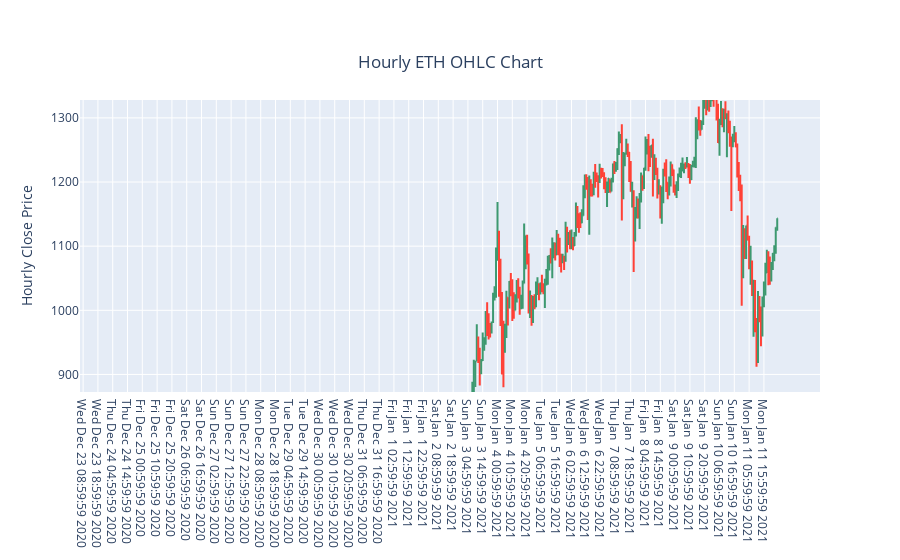

Write notebook code for a chart like this one.
### Code cell
BINANCE_API_KEY = config('BINANCE_API_KEY')
BINANCE_SECRET_KEY = config('BINANCE_SECRET_KEY')
api_url = f'https://api.binance.us/api/v3/klines?symbol=ETHUSD&interval=1h&limit=1000'

data = requests.get(api_url).json()
dates = []

for i in range(len(data)):
    dates.append(str(time.ctime(data[i][6] / 1000)))
    data[i].pop()

ETH_DF = pd.DataFrame(data, columns=['open_time', 'open', 'high', 'low', 'close', 'volume', 'close_time', 'quote asset volume', '# of trades', 'taker base asset volume', 'taker quote asset volume'])
ETH_DF['date'] = dates

fig = go.Figure(data=go.Ohlc(x=ETH_DF['date'],
                    open=ETH_DF['open'],
                    high=ETH_DF['high'],
                    low=ETH_DF['low'],
                    close=ETH_DF['close']))

fig.update_layout(title_text='Hourly ETH OHLC Chart',
                  title={
                    'y':0.9,
                    'x':0.5,
                    'xanchor': 'center',
                    'yanchor': 'top'},
                  xaxis_rangeslider_visible=False, yaxis_title="Hourly Close Price")


fig.show()

### Figure 1 — Plotly figure (JSON) as saved in the notebook; plotly's stock layout.template omitted (floating-point values rounded to 4 significant figures; data arrays with more than 128 entries replaced by an {"elided": "..."} marker saying what was removed)
{"data": [{"close": {"elided": "1000 str values"}, "high": {"elided": "1000 str values"}, "low": {"elided": "1000 str values"}, "open": {"elided": "1000 str values"}, "type": "ohlc", "x": {"elided": "1000 str values"}}], "layout": {"autosize": true, "dragmode": "select", "hovermode": "x", "title": {"text": "Hourly ETH OHLC Chart", "x": 0.5, "xanchor": "center", "y": 0.9, "yanchor": "top"}, "xaxis": {"autorange": false, "range": [527.9, 1028.0], "rangeslider": {"visible": false, "yaxis": {}}, "type": "category"}, "yaxis": {"autorange": false, "range": [872.6, 1328.0], "title": {"text": "Hourly Close Price"}}}}
